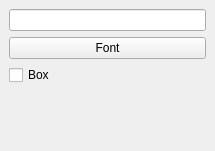
<ui version="4.0" >
 <author></author>
 <comment></comment>
 <exportmacro></exportmacro>
 <class>QgsComposerLabelBase</class>
 <widget class="QWidget" name="QgsComposerLabelBase" >
  <property name="geometry" >
   <rect>
    <x>0</x>
    <y>0</y>
    <width>215</width>
    <height>151</height>
   </rect>
  </property>
  <property name="sizePolicy" >
   <sizepolicy>
    <hsizetype>7</hsizetype>
    <vsizetype>7</vsizetype>
    <horstretch>0</horstretch>
    <verstretch>0</verstretch>
   </sizepolicy>
  </property>
  <property name="windowTitle" >
   <string>Label Options</string>
  </property>
  <layout class="QGridLayout" >
   <property name="margin" >
    <number>9</number>
   </property>
   <property name="spacing" >
    <number>6</number>
   </property>
   <item row="3" column="0" >
    <spacer>
     <property name="orientation" >
      <enum>Qt::Vertical</enum>
     </property>
     <property name="sizeType" >
      <enum>QSizePolicy::Expanding</enum>
     </property>
     <property name="sizeHint" >
      <size>
       <width>16</width>
       <height>23</height>
      </size>
     </property>
    </spacer>
   </item>
   <item row="2" column="0" >
    <widget class="QCheckBox" name="mBoxCheckBox" >
     <property name="text" >
      <string>Box</string>
     </property>
    </widget>
   </item>
   <item row="1" column="0" >
    <widget class="QPushButton" name="mFontButton" >
     <property name="sizePolicy" >
      <sizepolicy>
       <hsizetype>5</hsizetype>
       <vsizetype>0</vsizetype>
       <horstretch>0</horstretch>
       <verstretch>0</verstretch>
      </sizepolicy>
     </property>
     <property name="text" >
      <string>Font</string>
     </property>
    </widget>
   </item>
   <item row="0" column="0" >
    <widget class="QLineEdit" name="mTextLineEdit" >
     <property name="sizePolicy" >
      <sizepolicy>
       <hsizetype>5</hsizetype>
       <vsizetype>0</vsizetype>
       <horstretch>0</horstretch>
       <verstretch>0</verstretch>
      </sizepolicy>
     </property>
    </widget>
   </item>
  </layout>
 </widget>
 <layoutdefault spacing="6" margin="11" />
 <pixmapfunction>qPixmapFromMimeSource</pixmapfunction>
 <resources/>
 <connections/>
</ui>
